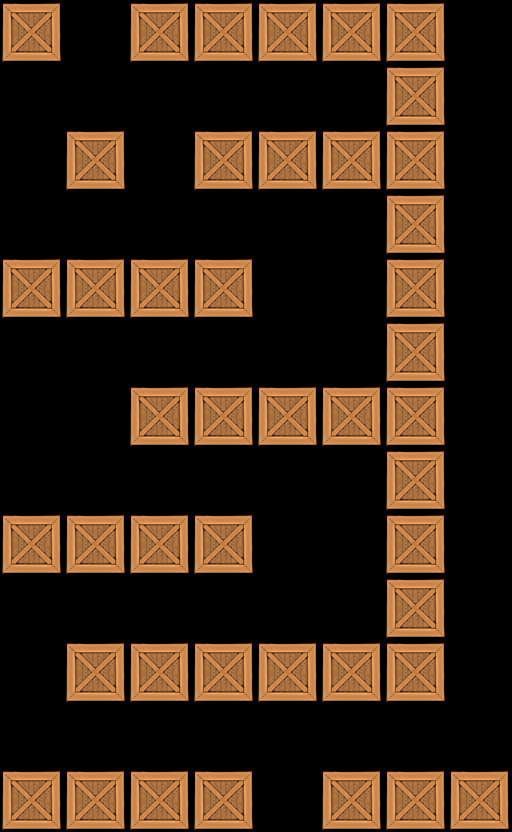

Rendered tile map (Tiled .tmx) drawn with the repository's tilesets; below, a short description and the map source with its tile grids summarised:
An orthogonal 8x13 tile map with 64x64 px tiles, 1 tile layer (Tile Layer 1).

<map version="1.0" orientation="orthogonal" width="8" height="13" tilewidth="64" tileheight="64">
 <tileset firstgid="1" name="crate" tilewidth="64" tileheight="64">
  <image source="../../crate5.png" width="64" height="64" />
 </tileset>
 <layer name="Tile Layer 1" width="8" height="13">
  <data>[104 cells, 44 non-empty, 1 distinct tile ids]</data>
 </layer>
</map>
